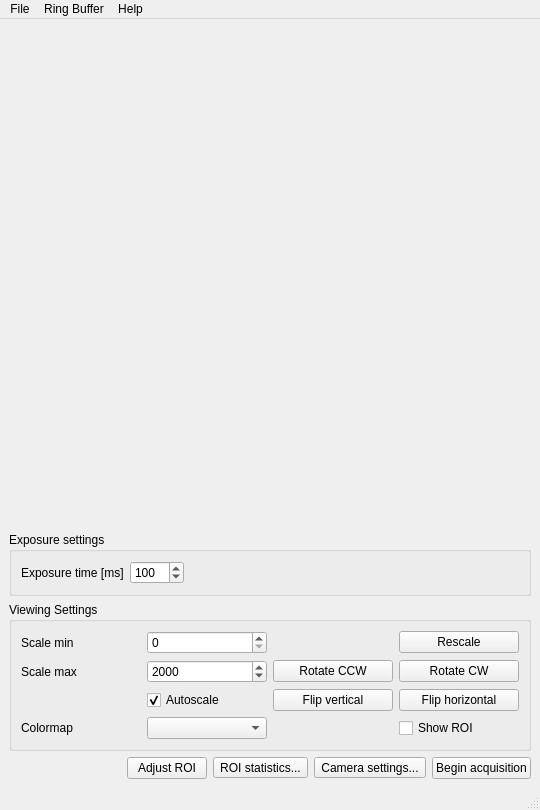
<?xml version="1.0" encoding="UTF-8"?>
<ui version="4.0">
 <class>MainWindow</class>
 <widget class="QMainWindow" name="MainWindow">
  <property name="enabled">
   <bool>true</bool>
  </property>
  <property name="geometry">
   <rect>
    <x>0</x>
    <y>0</y>
    <width>540</width>
    <height>810</height>
   </rect>
  </property>
  <property name="windowTitle">
   <string>qCamera Viewer</string>
  </property>
  <property name="windowIcon">
   <iconset>
    <normaloff>resources/icon.png</normaloff>resources/icon.png</iconset>
  </property>
  <widget class="QWidget" name="centralwidget">
   <layout class="QVBoxLayout" name="verticalLayout_2">
    <item>
     <widget class="ImageWidget" name="imageWidget">
      <property name="orientation">
       <enum>Qt::Vertical</enum>
      </property>
     </widget>
    </item>
    <item>
     <widget class="QGroupBox" name="groupBox">
      <property name="title">
       <string>Exposure settings</string>
      </property>
      <layout class="QVBoxLayout" name="verticalLayout">
       <item>
        <layout class="QGridLayout" name="gridLayout_2">
         <item row="0" column="1">
          <widget class="QSpinBox" name="exposureTimeBox">
           <property name="minimum">
            <number>10</number>
           </property>
           <property name="maximum">
            <number>5000</number>
           </property>
           <property name="singleStep">
            <number>10</number>
           </property>
           <property name="value">
            <number>100</number>
           </property>
          </widget>
         </item>
         <item row="0" column="0">
          <widget class="QLabel" name="label">
           <property name="text">
            <string>Exposure time [ms]</string>
           </property>
          </widget>
         </item>
         <item row="0" column="2">
          <spacer name="horizontalSpacer_2">
           <property name="orientation">
            <enum>Qt::Horizontal</enum>
           </property>
           <property name="sizeHint" stdset="0">
            <size>
             <width>40</width>
             <height>20</height>
            </size>
           </property>
          </spacer>
         </item>
        </layout>
       </item>
      </layout>
     </widget>
    </item>
    <item>
     <widget class="QGroupBox" name="groupBox_2">
      <property name="title">
       <string>Viewing Settings</string>
      </property>
      <layout class="QGridLayout" name="gridLayout">
       <item row="0" column="0" rowspan="2">
        <layout class="QGridLayout" name="gridLayout_3">
         <item row="0" column="1">
          <widget class="QSpinBox" name="scaleMinBox">
           <property name="maximum">
            <number>99999</number>
           </property>
           <property name="singleStep">
            <number>20</number>
           </property>
          </widget>
         </item>
         <item row="2" column="1">
          <widget class="QCheckBox" name="autoscaleButton">
           <property name="text">
            <string>Autoscale</string>
           </property>
           <property name="checked">
            <bool>true</bool>
           </property>
          </widget>
         </item>
         <item row="1" column="1">
          <widget class="QSpinBox" name="scaleMaxBox">
           <property name="minimum">
            <number>1</number>
           </property>
           <property name="maximum">
            <number>99999</number>
           </property>
           <property name="singleStep">
            <number>10</number>
           </property>
           <property name="value">
            <number>2000</number>
           </property>
          </widget>
         </item>
         <item row="3" column="1">
          <widget class="QComboBox" name="colormapBox"/>
         </item>
         <item row="0" column="0">
          <widget class="QLabel" name="label_2">
           <property name="text">
            <string>Scale min</string>
           </property>
          </widget>
         </item>
         <item row="3" column="0">
          <widget class="QLabel" name="label_5">
           <property name="text">
            <string>Colormap</string>
           </property>
          </widget>
         </item>
         <item row="1" column="0">
          <widget class="QLabel" name="label_3">
           <property name="text">
            <string>Scale max</string>
           </property>
          </widget>
         </item>
         <item row="0" column="3">
          <widget class="QPushButton" name="rescaleButton">
           <property name="text">
            <string>Rescale</string>
           </property>
          </widget>
         </item>
         <item row="1" column="3">
          <widget class="QPushButton" name="rotateCWButton">
           <property name="enabled">
            <bool>true</bool>
           </property>
           <property name="text">
            <string>Rotate CW</string>
           </property>
          </widget>
         </item>
         <item row="0" column="2">
          <spacer name="horizontalSpacer_3">
           <property name="orientation">
            <enum>Qt::Horizontal</enum>
           </property>
           <property name="sizeType">
            <enum>QSizePolicy::Minimum</enum>
           </property>
           <property name="sizeHint" stdset="0">
            <size>
             <width>40</width>
             <height>20</height>
            </size>
           </property>
          </spacer>
         </item>
         <item row="1" column="2">
          <widget class="QPushButton" name="rotateCCWButton">
           <property name="text">
            <string>Rotate CCW</string>
           </property>
          </widget>
         </item>
         <item row="3" column="3">
          <widget class="QCheckBox" name="showROIBox">
           <property name="enabled">
            <bool>true</bool>
           </property>
           <property name="text">
            <string>Show ROI</string>
           </property>
          </widget>
         </item>
         <item row="2" column="2">
          <widget class="QPushButton" name="flipVerticalButton">
           <property name="text">
            <string>Flip vertical</string>
           </property>
          </widget>
         </item>
         <item row="2" column="3">
          <widget class="QPushButton" name="flipHorizontalButton">
           <property name="text">
            <string>Flip horizontal</string>
           </property>
          </widget>
         </item>
        </layout>
       </item>
      </layout>
     </widget>
    </item>
    <item>
     <layout class="QHBoxLayout" name="horizontalLayout">
      <item>
       <spacer name="horizontalSpacer">
        <property name="orientation">
         <enum>Qt::Horizontal</enum>
        </property>
        <property name="sizeHint" stdset="0">
         <size>
          <width>40</width>
          <height>20</height>
         </size>
        </property>
       </spacer>
      </item>
      <item>
       <widget class="QPushButton" name="adjustROIButton">
        <property name="text">
         <string>Adjust ROI</string>
        </property>
       </widget>
      </item>
      <item>
       <widget class="QToolButton" name="roiStatisticsButton">
        <property name="text">
         <string>ROI statistics...</string>
        </property>
       </widget>
      </item>
      <item>
       <widget class="QToolButton" name="cameraSettingsButton">
        <property name="text">
         <string>Camera settings...</string>
        </property>
       </widget>
      </item>
      <item>
       <widget class="QPushButton" name="acquisitionButton">
        <property name="text">
         <string>Begin acquisition</string>
        </property>
       </widget>
      </item>
     </layout>
    </item>
   </layout>
  </widget>
  <widget class="QMenuBar" name="menubar">
   <property name="geometry">
    <rect>
     <x>0</x>
     <y>0</y>
     <width>540</width>
     <height>29</height>
    </rect>
   </property>
   <widget class="QMenu" name="menuFile">
    <property name="title">
     <string>File</string>
    </property>
    <addaction name="actionSave_image_as"/>
    <addaction name="actionExit"/>
   </widget>
   <widget class="QMenu" name="menuHelp">
    <property name="title">
     <string>Help</string>
    </property>
    <addaction name="actionAbout"/>
   </widget>
   <widget class="QMenu" name="menuRing_Buffer">
    <property name="title">
     <string>Ring Buffer</string>
    </property>
    <addaction name="actionEnable"/>
    <addaction name="actionView"/>
   </widget>
   <addaction name="menuFile"/>
   <addaction name="menuRing_Buffer"/>
   <addaction name="menuHelp"/>
  </widget>
  <widget class="QStatusBar" name="statusBar"/>
  <action name="actionSave_image_as">
   <property name="enabled">
    <bool>false</bool>
   </property>
   <property name="text">
    <string>Save image as...</string>
   </property>
  </action>
  <action name="actionExit">
   <property name="enabled">
    <bool>false</bool>
   </property>
   <property name="text">
    <string>Exit</string>
   </property>
  </action>
  <action name="actionAbout">
   <property name="enabled">
    <bool>false</bool>
   </property>
   <property name="text">
    <string>About</string>
   </property>
  </action>
  <action name="actionEnable">
   <property name="checkable">
    <bool>true</bool>
   </property>
   <property name="checked">
    <bool>false</bool>
   </property>
   <property name="enabled">
    <bool>false</bool>
   </property>
   <property name="text">
    <string>Enable</string>
   </property>
  </action>
  <action name="actionView">
   <property name="enabled">
    <bool>false</bool>
   </property>
   <property name="text">
    <string>View</string>
   </property>
  </action>
 </widget>
 <customwidgets>
  <customwidget>
   <class>ImageWidget</class>
   <extends>QSplitter</extends>
   <header>guiqwt.plot</header>
   <container>1</container>
  </customwidget>
 </customwidgets>
 <resources/>
 <connections/>
</ui>
